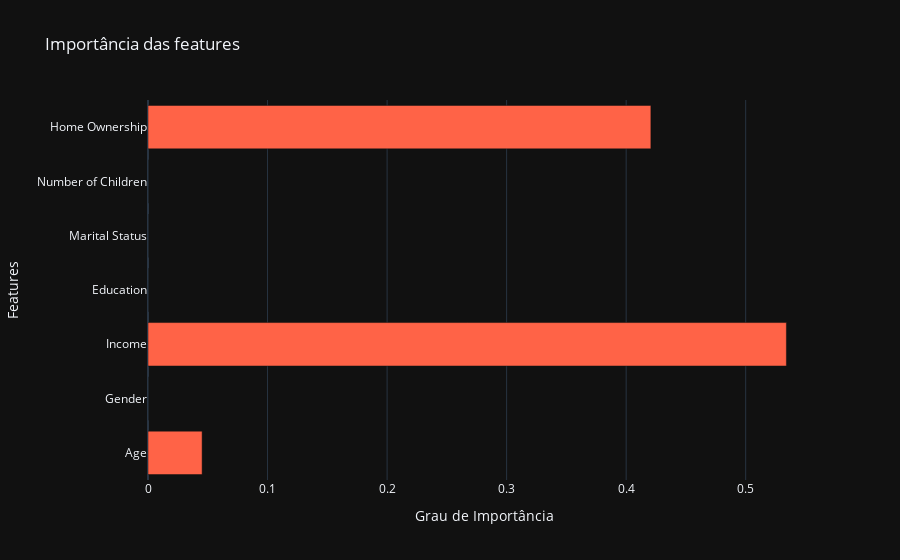

Here is the notebook cell this chart was saved with:
### Markdown cell above
# 6) Identifique as 2 principais features do modelo.

### Code cell
importance = dec_tree.feature_importances_
features = x_train.columns

fig = go.Figure()

fig.add_traces(go.Bar(x=importance,
                      y=features,
                      marker_color='tomato',
                      orientation='h'))

fig.update_layout(title_text = 'Importância das features',
                  xaxis_title = 'Grau de Importância',
                  yaxis_title = 'Features')

### Figure 1 — Plotly figure (JSON) as saved in the notebook; plotly's stock layout.template omitted (floating-point values rounded to 4 significant figures)
{"data": [{"marker": {"color": "tomato"}, "orientation": "h", "x": [0.04528, 0.0, 0.534, 0.0, 0.0, 0.0, 0.4207], "y": ["Age", "Gender", "Income", "Education", "Marital Status", "Number of Children", "Home Ownership"], "type": "bar"}], "layout": {"title": {"text": "Importância das features"}, "xaxis": {"title": {"text": "Grau de Importância"}}, "yaxis": {"title": {"text": "Features"}}}}
